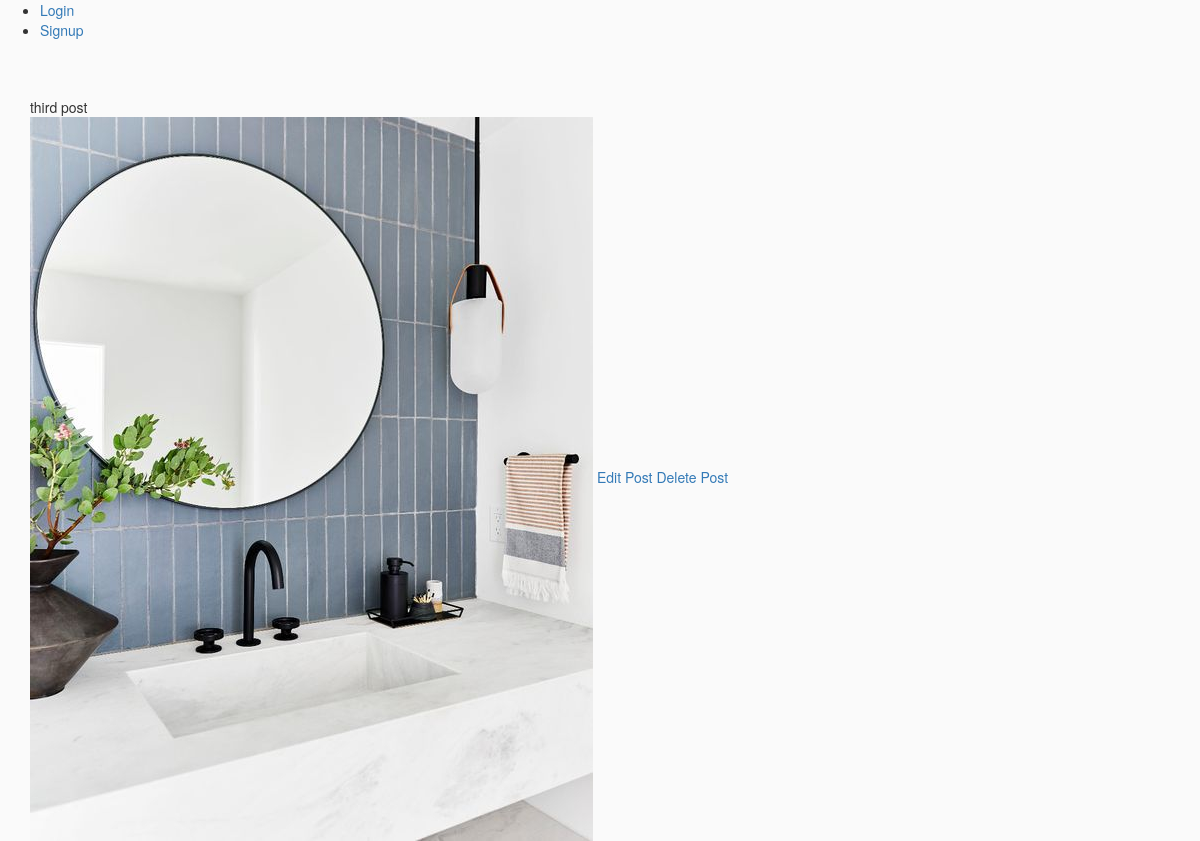
Page /instaJZ/posts/3/ on the earlier database version.
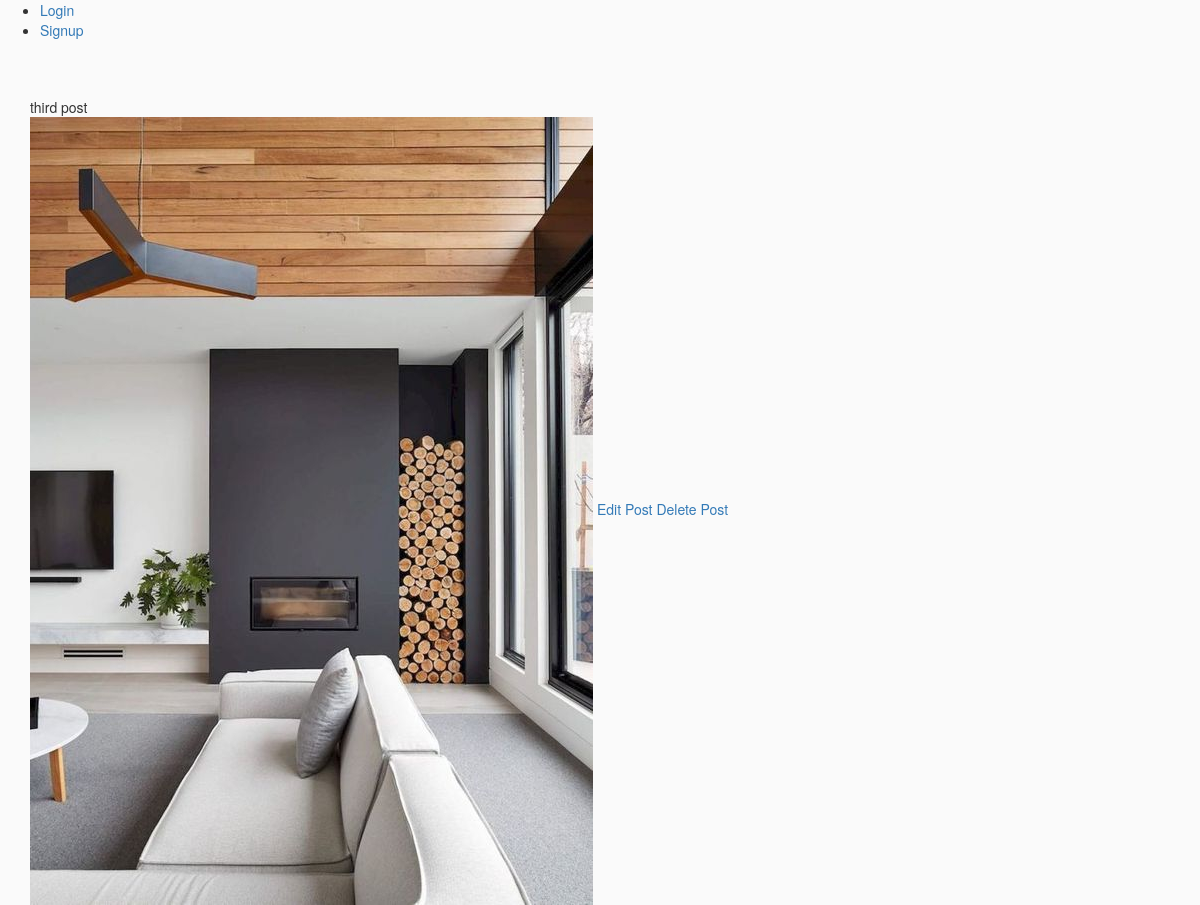
Same page on the later database version.
### InstaJZ/models.py (models this page shows, shortened)
class Post(models.Model):
    title = models.TextField(blank=True, null=True)
    image = ProcessedImageField(
        upload_to='static/images/posts',
        format='JPEG',
        options={'quality': 100},
        blank=True,
        null=True
    )

### InstaJZ/views.py (the view)
# urls.py: path('posts/<int:pk>/', PostDetailView.as_view(), name='postdetail'),
class PostDetailView(DetailView):
    model = Post
    template_name = 'post_detail.html'

### templates/post_detail.html
{% extends "base.html" %}
{% block content %}
<span> {{ object.title }} </span>
<div>
    <img src="/{{ object.image }}">
    <a href="{% url 'editpost' object.pk %}">Edit Post</a>
    <a href="{% url 'deletepost' object.pk %}">Delete Post</a>
</div>
{% endblock content %}

Differences in the rows shown:
changed Post "third post": image: a different picture
